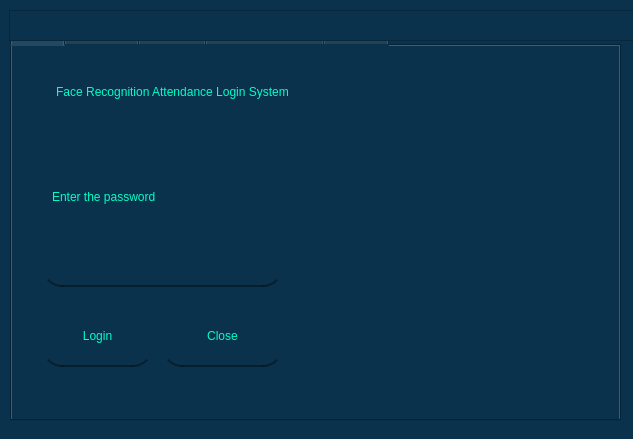
<?xml version="1.0" encoding="UTF-8"?>
<ui version="4.0">
 <class>MainWindow</class>
 <widget class="QMainWindow" name="MainWindow">
  <property name="geometry">
   <rect>
    <x>0</x>
    <y>0</y>
    <width>633</width>
    <height>439</height>
   </rect>
  </property>
  <property name="windowTitle">
   <string>MainWindow</string>
  </property>
  <property name="styleSheet">
   <string notr="true">background-color: rgb(10, 50, 76);</string>
  </property>
  <widget class="QWidget" name="centralwidget">
   <widget class="QTabWidget" name="tabWidget">
    <property name="geometry">
     <rect>
      <x>10</x>
      <y>20</y>
      <width>611</width>
      <height>401</height>
     </rect>
    </property>
    <property name="currentIndex">
     <number>0</number>
    </property>
    <widget class="QWidget" name="tab">
     <attribute name="title">
      <string>Login</string>
     </attribute>
     <widget class="QLabel" name="label">
      <property name="geometry">
       <rect>
        <x>0</x>
        <y>0</y>
        <width>611</width>
        <height>381</height>
       </rect>
      </property>
      <property name="text">
       <string/>
      </property>
      <property name="pixmap">
       <pixmap>login.png</pixmap>
      </property>
      <property name="scaledContents">
       <bool>true</bool>
      </property>
     </widget>
     <widget class="QLabel" name="label_2">
      <property name="geometry">
       <rect>
        <x>20</x>
        <y>10</y>
        <width>281</width>
        <height>71</height>
       </rect>
      </property>
      <property name="styleSheet">
       <string notr="true">color: rgb(2, 255, 200);
background-color: rgba(255, 255, 255, 0);
font: 14pt &quot;Terminal&quot;;</string>
      </property>
      <property name="text">
       <string>Face Recognition Attendance Login System</string>
      </property>
      <property name="alignment">
       <set>Qt::AlignCenter</set>
      </property>
      <property name="wordWrap">
       <bool>true</bool>
      </property>
     </widget>
     <widget class="QPushButton" name="LOGINBUTTON">
      <property name="geometry">
       <rect>
        <x>30</x>
        <y>260</y>
        <width>111</width>
        <height>61</height>
       </rect>
      </property>
      <property name="styleSheet">
       <string notr="true">QPushButton#LOGINBUTTON{
border-bottom:2px solid rgba(0,0,0,100);
padding:10px;
font: 11pt &quot;MS Shell Dlg 2&quot;;
border-radius:20px;
font: 14pt &quot;Terminal&quot;;
color: rgb(2, 255, 200);
}

QPushButton#LOGINBUTTON:hover{
background-color: rgb(10,80,76);
color: rgb(2, 255, 200);
}</string>
      </property>
      <property name="text">
       <string>Login</string>
      </property>
     </widget>
     <widget class="QLabel" name="label_12">
      <property name="geometry">
       <rect>
        <x>40</x>
        <y>130</y>
        <width>241</width>
        <height>41</height>
       </rect>
      </property>
      <property name="styleSheet">
       <string notr="true">font: 14pt &quot;Terminal&quot;;
color: rgb(2, 255, 200);
background-color: rgba(255, 255, 255, 0);</string>
      </property>
      <property name="text">
       <string>Enter the password</string>
      </property>
     </widget>
     <widget class="QPushButton" name="CLOSE">
      <property name="geometry">
       <rect>
        <x>150</x>
        <y>260</y>
        <width>121</width>
        <height>61</height>
       </rect>
      </property>
      <property name="styleSheet">
       <string notr="true">QPushButton#CLOSE{
border-bottom:2px solid rgba(0,0,0,100);
padding:10px;
font: 11pt &quot;MS Shell Dlg 2&quot;;
border-radius:20px;
font: 14pt &quot;Terminal&quot;;
color: rgb(2, 255, 200);
}

QPushButton#CLOSE:hover{
background-color: rgb(10,80,76);
color: rgb(2, 255, 200);
}</string>
      </property>
      <property name="text">
       <string>Close</string>
      </property>
     </widget>
     <widget class="QLabel" name="LOGININFO">
      <property name="geometry">
       <rect>
        <x>40</x>
        <y>80</y>
        <width>241</width>
        <height>41</height>
       </rect>
      </property>
      <property name="styleSheet">
       <string notr="true">font: 14pt &quot;Terminal&quot;;
background-color: rgba(255, 255, 255, 0);
color: rgb(2, 255, 200);
</string>
      </property>
      <property name="text">
       <string/>
      </property>
     </widget>
     <widget class="QLineEdit" name="PASSWORD">
      <property name="geometry">
       <rect>
        <x>30</x>
        <y>180</y>
        <width>241</width>
        <height>61</height>
       </rect>
      </property>
      <property name="styleSheet">
       <string notr="true">QLineEdit#PASSWORD{
background-color: rgb(10, 50, 76);
border-bottom:2px solid rgba(0,0,0,100);
color:rgba(255,255,255,255);
padding:10px;
font: 11pt &quot;MS Shell Dlg 2&quot;;
border-radius:20px;

font: 14pt &quot;Terminal&quot;;
color: rgb(2, 255, 200);
}

QLineEdit#PASSWORD:hover{
color:rgb(20,255,200);
background-color: rgb(10, 60, 76);
}</string>
      </property>
      <property name="text">
       <string/>
      </property>
      <property name="echoMode">
       <enum>QLineEdit::Password</enum>
      </property>
     </widget>
    </widget>
    <widget class="QWidget" name="tab_2">
     <attribute name="title">
      <string>Mainform</string>
     </attribute>
     <widget class="QLabel" name="QLABEL2">
      <property name="geometry">
       <rect>
        <x>0</x>
        <y>0</y>
        <width>611</width>
        <height>381</height>
       </rect>
      </property>
      <property name="text">
       <string/>
      </property>
      <property name="pixmap">
       <pixmap>mainform6.png</pixmap>
      </property>
      <property name="scaledContents">
       <bool>true</bool>
      </property>
     </widget>
     <widget class="QPushButton" name="TRAINLINK1">
      <property name="geometry">
       <rect>
        <x>50</x>
        <y>50</y>
        <width>191</width>
        <height>51</height>
       </rect>
      </property>
      <property name="styleSheet">
       <string notr="true">QPushButton#TRAINLINK1{
border-bottom:2px solid rgba(0,0,0,100);
padding:10px;
font: 11pt &quot;MS Shell Dlg 2&quot;;
border-radius:20px;
font: 14pt &quot;Terminal&quot;;
color: rgb(2, 255, 200);
}

QPushButton#TRAINLINK1:hover{
background-color: rgb(10,80,76);
color: rgb(2, 255, 200);
}</string>
      </property>
      <property name="text">
       <string>TRAIN USER</string>
      </property>
     </widget>
     <widget class="QPushButton" name="REPORTSLINK1">
      <property name="geometry">
       <rect>
        <x>50</x>
        <y>200</y>
        <width>191</width>
        <height>51</height>
       </rect>
      </property>
      <property name="styleSheet">
       <string notr="true">QPushButton#REPORTSLINK1{
border-bottom:2px solid rgba(0,0,0,100);
padding:10px;
font: 11pt &quot;MS Shell Dlg 2&quot;;
border-radius:20px;
font: 14pt &quot;Terminal&quot;;
color: rgb(2, 255, 200);
}

QPushButton#REPORTSLINK1:hover{
background-color: rgb(10,80,76);
color: rgb(2, 255, 200);
}</string>
      </property>
      <property name="text">
       <string>REPORTS</string>
      </property>
     </widget>
     <widget class="QPushButton" name="ATTLINK1">
      <property name="geometry">
       <rect>
        <x>50</x>
        <y>120</y>
        <width>191</width>
        <height>51</height>
       </rect>
      </property>
      <property name="styleSheet">
       <string notr="true">QPushButton#ATTLINK1{
border-bottom:2px solid rgba(0,0,0,100);
padding:10px;
font: 11pt &quot;MS Shell Dlg 2&quot;;
border-radius:20px;
font: 14pt &quot;Terminal&quot;;
color: rgb(2, 255, 200);
}

QPushButton#ATTLINK1:hover{
background-color: rgb(10,80,76);
color: rgb(2, 255, 200);
}</string>
      </property>
      <property name="text">
       <string>ATTENDANCE ENTRY</string>
      </property>
     </widget>
     <widget class="QPushButton" name="LOGOUTBUTTON">
      <property name="geometry">
       <rect>
        <x>50</x>
        <y>270</y>
        <width>191</width>
        <height>51</height>
       </rect>
      </property>
      <property name="styleSheet">
       <string notr="true">QPushButton#LOGOUTBUTTON{
border-bottom:2px solid rgba(0,0,0,100);
padding:10px;
font: 11pt &quot;MS Shell Dlg 2&quot;;
border-radius:20px;
font: 14pt &quot;Terminal&quot;;
color: rgb(2, 255, 200);
}

QPushButton#LOGOUTBUTTON:hover{
background-color: rgb(10,80,76);
color: rgb(2, 255, 200);
}</string>
      </property>
      <property name="text">
       <string>LOGOUT</string>
      </property>
     </widget>
    </widget>
    <widget class="QWidget" name="tab_3">
     <attribute name="title">
      <string>Training</string>
     </attribute>
     <widget class="QLabel" name="QLABEL2_2">
      <property name="geometry">
       <rect>
        <x>0</x>
        <y>0</y>
        <width>611</width>
        <height>381</height>
       </rect>
      </property>
      <property name="text">
       <string/>
      </property>
      <property name="pixmap">
       <pixmap>mainform.png</pixmap>
      </property>
      <property name="scaledContents">
       <bool>true</bool>
      </property>
     </widget>
     <widget class="QLabel" name="label_3">
      <property name="geometry">
       <rect>
        <x>60</x>
        <y>20</y>
        <width>181</width>
        <height>31</height>
       </rect>
      </property>
      <property name="styleSheet">
       <string notr="true">color: rgb(2, 255, 200);
background-color: rgba(255, 255, 255, 0);
font: 14pt &quot;Terminal&quot;;</string>
      </property>
      <property name="text">
       <string>TRAINING PROCESS</string>
      </property>
      <property name="alignment">
       <set>Qt::AlignCenter</set>
      </property>
      <property name="wordWrap">
       <bool>true</bool>
      </property>
     </widget>
     <widget class="QLineEdit" name="traineeName">
      <property name="geometry">
       <rect>
        <x>30</x>
        <y>110</y>
        <width>241</width>
        <height>61</height>
       </rect>
      </property>
      <property name="styleSheet">
       <string notr="true">QLineEdit#traineeName{
background-color: rgb(10, 50, 76);
border-bottom:2px solid rgba(0,0,0,100);
color:rgba(255,255,255,255);
padding:10px;
font: 11pt &quot;MS Shell Dlg 2&quot;;
border-radius:20px;

font: 14pt &quot;Terminal&quot;;
color: rgb(2, 255, 200);
}

QLineEdit#traineeName:hover{
color:rgb(20,255,200);
background-color: rgb(10, 60, 76);
}</string>
      </property>
      <property name="text">
       <string/>
      </property>
      <property name="echoMode">
       <enum>QLineEdit::Normal</enum>
      </property>
     </widget>
     <widget class="QLabel" name="label_4">
      <property name="geometry">
       <rect>
        <x>30</x>
        <y>70</y>
        <width>211</width>
        <height>31</height>
       </rect>
      </property>
      <property name="styleSheet">
       <string notr="true">color: rgb(2, 255, 200);
background-color: rgba(255, 255, 255, 0);
font: 14pt &quot;Terminal&quot;;</string>
      </property>
      <property name="text">
       <string>Enter the person name</string>
      </property>
      <property name="alignment">
       <set>Qt::AlignCenter</set>
      </property>
      <property name="wordWrap">
       <bool>true</bool>
      </property>
     </widget>
     <widget class="QLabel" name="label_5">
      <property name="geometry">
       <rect>
        <x>30</x>
        <y>180</y>
        <width>241</width>
        <height>41</height>
       </rect>
      </property>
      <property name="styleSheet">
       <string notr="true">color: rgb(2, 255, 200);
background-color: rgba(255, 255, 255, 0);
font: 14pt &quot;Terminal&quot;;</string>
      </property>
      <property name="text">
       <string>Training capture counts</string>
      </property>
      <property name="alignment">
       <set>Qt::AlignLeading|Qt::AlignLeft|Qt::AlignVCenter</set>
      </property>
      <property name="wordWrap">
       <bool>true</bool>
      </property>
     </widget>
     <widget class="QLineEdit" name="trainingCount">
      <property name="geometry">
       <rect>
        <x>30</x>
        <y>220</y>
        <width>241</width>
        <height>61</height>
       </rect>
      </property>
      <property name="styleSheet">
       <string notr="true">QLineEdit#trainingCount{
background-color: rgb(10, 50, 76);
border-bottom:2px solid rgba(0,0,0,100);
color:rgba(255,255,255,255);
padding:10px;
font: 11pt &quot;MS Shell Dlg 2&quot;;
border-radius:20px;

font: 14pt &quot;Terminal&quot;;
color: rgb(2, 255, 200);
}

QLineEdit#trainingCount:hover{
color:rgb(20,255,200);
background-color: rgb(10, 60, 76);
}</string>
      </property>
      <property name="text">
       <string>100</string>
      </property>
      <property name="echoMode">
       <enum>QLineEdit::Normal</enum>
      </property>
     </widget>
     <widget class="QPushButton" name="TRAININGBUTTON">
      <property name="geometry">
       <rect>
        <x>30</x>
        <y>300</y>
        <width>111</width>
        <height>61</height>
       </rect>
      </property>
      <property name="styleSheet">
       <string notr="true">QPushButton#TRAININGBUTTON{
border-bottom:2px solid rgba(0,0,0,100);
padding:10px;
font: 11pt &quot;MS Shell Dlg 2&quot;;
border-radius:20px;
font: 14pt &quot;Terminal&quot;;
color: rgb(2, 255, 200);
}

QPushButton#TRAININGBUTTON:hover{
background-color: rgb(10,80,76);
color: rgb(2, 255, 200);
}</string>
      </property>
      <property name="text">
       <string>TRAIN</string>
      </property>
     </widget>
     <widget class="QPushButton" name="TRAININGBACK">
      <property name="geometry">
       <rect>
        <x>160</x>
        <y>300</y>
        <width>111</width>
        <height>61</height>
       </rect>
      </property>
      <property name="styleSheet">
       <string notr="true">QPushButton#TRAININGBACK{
border-bottom:2px solid rgba(0,0,0,100);
padding:10px;
font: 11pt &quot;MS Shell Dlg 2&quot;;
border-radius:20px;
font: 14pt &quot;Terminal&quot;;
color: rgb(2, 255, 200);
}

QPushButton#TRAININGBACK:hover{
background-color: rgb(10,80,76);
color: rgb(2, 255, 200);
}</string>
      </property>
      <property name="text">
       <string>GO BACK</string>
      </property>
     </widget>
    </widget>
    <widget class="QWidget" name="tab_4">
     <attribute name="title">
      <string>Face Recognition</string>
     </attribute>
     <widget class="QLabel" name="QLABEL2_3">
      <property name="geometry">
       <rect>
        <x>0</x>
        <y>0</y>
        <width>611</width>
        <height>381</height>
       </rect>
      </property>
      <property name="text">
       <string/>
      </property>
      <property name="pixmap">
       <pixmap>mainform2.png</pixmap>
      </property>
      <property name="scaledContents">
       <bool>true</bool>
      </property>
     </widget>
     <widget class="QLabel" name="label_6">
      <property name="geometry">
       <rect>
        <x>60</x>
        <y>20</y>
        <width>181</width>
        <height>31</height>
       </rect>
      </property>
      <property name="styleSheet">
       <string notr="true">color: rgb(2, 255, 200);
background-color: rgba(255, 255, 255, 0);
font: 14pt &quot;Terminal&quot;;</string>
      </property>
      <property name="text">
       <string>ATTENDANCE ENTRY</string>
      </property>
      <property name="alignment">
       <set>Qt::AlignCenter</set>
      </property>
      <property name="wordWrap">
       <bool>true</bool>
      </property>
     </widget>
     <widget class="QPushButton" name="RECORD">
      <property name="geometry">
       <rect>
        <x>40</x>
        <y>60</y>
        <width>221</width>
        <height>61</height>
       </rect>
      </property>
      <property name="styleSheet">
       <string notr="true">QPushButton#RECORD{
border-bottom:2px solid rgba(0,0,0,100);
padding:10px;
font: 11pt &quot;MS Shell Dlg 2&quot;;
border-radius:20px;
font: 14pt &quot;Terminal&quot;;
color: rgb(2, 255, 200);
}

QPushButton#RECORD:hover{
background-color: rgb(10,80,76);
color: rgb(2, 255, 200);
}</string>
      </property>
      <property name="text">
       <string>RECORD ATTENDANCE</string>
      </property>
     </widget>
     <widget class="QLabel" name="label_7">
      <property name="geometry">
       <rect>
        <x>40</x>
        <y>140</y>
        <width>181</width>
        <height>31</height>
       </rect>
      </property>
      <property name="styleSheet">
       <string notr="true">color: rgb(2, 255, 200);
background-color: rgba(255, 255, 255, 0);
font: 14pt &quot;Terminal&quot;;</string>
      </property>
      <property name="text">
       <string>Current Status</string>
      </property>
      <property name="alignment">
       <set>Qt::AlignLeading|Qt::AlignLeft|Qt::AlignVCenter</set>
      </property>
      <property name="wordWrap">
       <bool>true</bool>
      </property>
     </widget>
     <widget class="QLabel" name="currentprocess">
      <property name="geometry">
       <rect>
        <x>40</x>
        <y>170</y>
        <width>181</width>
        <height>31</height>
       </rect>
      </property>
      <property name="styleSheet">
       <string notr="true">color: rgb(2, 255, 200);
background-color: rgba(255, 255, 255, 0);
font: 14pt &quot;Terminal&quot;;</string>
      </property>
      <property name="text">
       <string>Waiting...</string>
      </property>
      <property name="alignment">
       <set>Qt::AlignLeading|Qt::AlignLeft|Qt::AlignVCenter</set>
      </property>
      <property name="wordWrap">
       <bool>true</bool>
      </property>
     </widget>
     <widget class="QPushButton" name="ATTENDANCEBACK">
      <property name="geometry">
       <rect>
        <x>40</x>
        <y>220</y>
        <width>221</width>
        <height>61</height>
       </rect>
      </property>
      <property name="styleSheet">
       <string notr="true">QPushButton#ATTENDANCEBACK{
border-bottom:2px solid rgba(0,0,0,100);
padding:10px;
font: 11pt &quot;MS Shell Dlg 2&quot;;
border-radius:20px;
font: 14pt &quot;Terminal&quot;;
color: rgb(2, 255, 200);
}

QPushButton#ATTENDANCEBACK:hover{
background-color: rgb(10,80,76);
color: rgb(2, 255, 200);
}</string>
      </property>
      <property name="text">
       <string>GO BACK</string>
      </property>
     </widget>
     <widget class="QLabel" name="currentprocess_2">
      <property name="geometry">
       <rect>
        <x>30</x>
        <y>300</y>
        <width>241</width>
        <height>61</height>
       </rect>
      </property>
      <property name="styleSheet">
       <string notr="true">color: rgb(2, 255, 200);
background-color: rgba(255, 255, 255, 0);
font: 7pt &quot;Terminal&quot;;</string>
      </property>
      <property name="text">
       <string>Please show your face to record the attendance. If you have already trained the system with your face, it will automatically record the attendace for you.</string>
      </property>
      <property name="alignment">
       <set>Qt::AlignLeading|Qt::AlignLeft|Qt::AlignVCenter</set>
      </property>
      <property name="wordWrap">
       <bool>true</bool>
      </property>
     </widget>
    </widget>
    <widget class="QWidget" name="tab_5">
     <attribute name="title">
      <string>Reports</string>
     </attribute>
     <widget class="QLabel" name="label_14">
      <property name="geometry">
       <rect>
        <x>0</x>
        <y>0</y>
        <width>601</width>
        <height>371</height>
       </rect>
      </property>
      <property name="text">
       <string/>
      </property>
      <property name="pixmap">
       <pixmap>mainform5.png</pixmap>
      </property>
      <property name="scaledContents">
       <bool>true</bool>
      </property>
     </widget>
     <widget class="QLabel" name="label_8">
      <property name="geometry">
       <rect>
        <x>390</x>
        <y>30</y>
        <width>171</width>
        <height>41</height>
       </rect>
      </property>
      <property name="styleSheet">
       <string notr="true">font: 14pt &quot;Terminal&quot;;
background-color: rgba(255, 255, 255, 0);
color: rgb(2, 255, 200);
</string>
      </property>
      <property name="text">
       <string>ATTENDANCE REPORT</string>
      </property>
     </widget>
     <widget class="QLabel" name="label_9">
      <property name="geometry">
       <rect>
        <x>380</x>
        <y>80</y>
        <width>91</width>
        <height>21</height>
       </rect>
      </property>
      <property name="styleSheet">
       <string notr="true">font: 10pt &quot;Terminal&quot;;
background-color: rgba(255, 255, 255, 0);
color: rgb(2, 255, 200);
</string>
      </property>
      <property name="text">
       <string>Select Date</string>
      </property>
     </widget>
     <widget class="QDateEdit" name="dateEdit">
      <property name="geometry">
       <rect>
        <x>490</x>
        <y>80</y>
        <width>81</width>
        <height>22</height>
       </rect>
      </property>
      <property name="styleSheet">
       <string notr="true">background-color: rgb(0, 0, 0);
color: rgb(255, 255, 255);</string>
      </property>
      <property name="calendarPopup">
       <bool>true</bool>
      </property>
     </widget>
     <widget class="QPushButton" name="REPORTSBACK">
      <property name="geometry">
       <rect>
        <x>390</x>
        <y>300</y>
        <width>181</width>
        <height>51</height>
       </rect>
      </property>
      <property name="styleSheet">
       <string notr="true">QPushButton#REPORTSBACK{
border-bottom:2px solid rgba(0,0,0,100);
padding:10px;
font: 11pt &quot;MS Shell Dlg 2&quot;;
border-radius:20px;
font: 14pt &quot;Terminal&quot;;
color: rgb(2, 255, 200);
}

QPushButton#REPORTSBACK:hover{
background-color: rgb(10,80,76);
color: rgb(2, 255, 200);
}</string>
      </property>
      <property name="text">
       <string>GO BACK</string>
      </property>
     </widget>
     <widget class="QTableWidget" name="REPORTS">
      <property name="geometry">
       <rect>
        <x>390</x>
        <y>110</y>
        <width>181</width>
        <height>171</height>
       </rect>
      </property>
      <property name="styleSheet">
       <string notr="true">background-color: rgb(2, 255, 200);</string>
      </property>
     </widget>
    </widget>
   </widget>
   <widget class="QFrame" name="frame">
    <property name="geometry">
     <rect>
      <x>9</x>
      <y>10</y>
      <width>631</width>
      <height>31</height>
     </rect>
    </property>
    <property name="frameShape">
     <enum>QFrame::StyledPanel</enum>
    </property>
    <property name="frameShadow">
     <enum>QFrame::Raised</enum>
    </property>
   </widget>
  </widget>
 </widget>
 <resources/>
 <connections/>
</ui>
